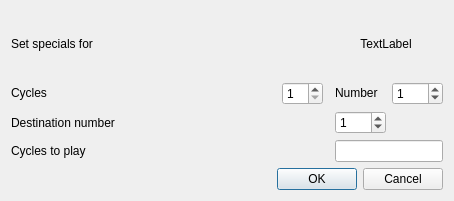
<ui version="4.0" >
 <class>RepeatFlagDialogBase</class>
 <widget class="QDialog" name="RepeatFlagDialogBase" >
  <property name="windowModality" >
   <enum>Qt::ApplicationModal</enum>
  </property>
  <property name="geometry" >
   <rect>
    <x>0</x>
    <y>0</y>
    <width>454</width>
    <height>201</height>
   </rect>
  </property>
  <property name="sizePolicy" >
   <sizepolicy vsizetype="Fixed" hsizetype="Fixed" >
    <horstretch>0</horstretch>
    <verstretch>0</verstretch>
   </sizepolicy>
  </property>
  <property name="focusPolicy" >
   <enum>Qt::StrongFocus</enum>
  </property>
  <property name="windowTitle" >
   <string>Dialog - Setup Repeats</string>
  </property>
  <property name="accessibleName" >
   <string>repTypeName</string>
  </property>
  <layout class="QGridLayout" >
   <item row="0" column="0" colspan="2" >
    <widget class="QLabel" name="label" >
     <property name="text" >
      <string>Set specials for</string>
     </property>
     <property name="wordWrap" >
      <bool>true</bool>
     </property>
     <property name="textInteractionFlags" >
      <set>Qt::NoTextInteraction</set>
     </property>
    </widget>
   </item>
   <item row="0" column="2" colspan="3" >
    <widget class="QLabel" name="repeatTypeName" >
     <property name="text" >
      <string>TextLabel</string>
     </property>
     <property name="alignment" >
      <set>Qt::AlignCenter</set>
     </property>
     <property name="textInteractionFlags" >
      <set>Qt::TextEditable</set>
     </property>
    </widget>
   </item>
   <item row="1" column="0" >
    <widget class="QLabel" name="cycles_3" >
     <property name="sizePolicy" >
      <sizepolicy vsizetype="Fixed" hsizetype="Expanding" >
       <horstretch>0</horstretch>
       <verstretch>0</verstretch>
      </sizepolicy>
     </property>
     <property name="text" >
      <string>Cycles</string>
     </property>
    </widget>
   </item>
   <item row="1" column="1" >
    <widget class="QSpinBox" name="cycles" >
     <property name="sizePolicy" >
      <sizepolicy vsizetype="Fixed" hsizetype="Preferred" >
       <horstretch>0</horstretch>
       <verstretch>0</verstretch>
      </sizepolicy>
     </property>
     <property name="minimum" >
      <number>1</number>
     </property>
    </widget>
   </item>
   <item row="1" column="3" >
    <widget class="QLabel" name="number" >
     <property name="sizePolicy" >
      <sizepolicy vsizetype="Fixed" hsizetype="Preferred" >
       <horstretch>0</horstretch>
       <verstretch>0</verstretch>
      </sizepolicy>
     </property>
     <property name="text" >
      <string>Number</string>
     </property>
    </widget>
   </item>
   <item row="1" column="4" >
    <widget class="QSpinBox" name="no" >
     <property name="value" >
      <number>1</number>
     </property>
    </widget>
   </item>
   <item row="2" column="0" colspan="3" >
    <widget class="QLabel" name="label_3" >
     <property name="text" >
      <string>Destination number</string>
     </property>
    </widget>
   </item>
   <item row="2" column="3" >
    <widget class="QSpinBox" name="destno" >
     <property name="value" >
      <number>1</number>
     </property>
    </widget>
   </item>
   <item row="3" column="0" colspan="2" >
    <widget class="QLabel" name="label_4" >
     <property name="text" >
      <string>Cycles to play</string>
     </property>
    </widget>
   </item>
   <item row="3" column="3" colspan="2" >
    <widget class="QLineEdit" name="cyclesToPlay" >
     <property name="toolTip" >
      <string>cycle numbers, example: 1,3,5</string>
     </property>
    </widget>
   </item>
   <item row="5" column="0" colspan="5" >
    <widget class="QDialogButtonBox" name="buttonBox" >
     <property name="windowModality" >
      <enum>Qt::WindowModal</enum>
     </property>
     <property name="orientation" >
      <enum>Qt::Horizontal</enum>
     </property>
     <property name="standardButtons" >
      <set>QDialogButtonBox::Cancel|QDialogButtonBox::NoButton|QDialogButtonBox::Ok</set>
     </property>
    </widget>
   </item>
  </layout>
 </widget>
 <resources/>
 <connections>
  <connection>
   <sender>buttonBox</sender>
   <signal>accepted()</signal>
   <receiver>RepeatFlagDialogBase</receiver>
   <slot>accept()</slot>
   <hints>
    <hint type="sourcelabel" >
     <x>200</x>
     <y>255</y>
    </hint>
    <hint type="destinationlabel" >
     <x>197</x>
     <y>146</y>
    </hint>
   </hints>
  </connection>
  <connection>
   <sender>buttonBox</sender>
   <signal>rejected()</signal>
   <receiver>RepeatFlagDialogBase</receiver>
   <slot>close()</slot>
   <hints>
    <hint type="sourcelabel" >
     <x>200</x>
     <y>255</y>
    </hint>
    <hint type="destinationlabel" >
     <x>197</x>
     <y>146</y>
    </hint>
   </hints>
  </connection>
 </connections>
 <designerdata>
  <property name="gridDeltaX" >
   <number>5</number>
  </property>
  <property name="gridDeltaY" >
   <number>5</number>
  </property>
  <property name="gridSnapX" >
   <bool>true</bool>
  </property>
  <property name="gridSnapY" >
   <bool>true</bool>
  </property>
  <property name="gridVisible" >
   <bool>true</bool>
  </property>
 </designerdata>
</ui>
